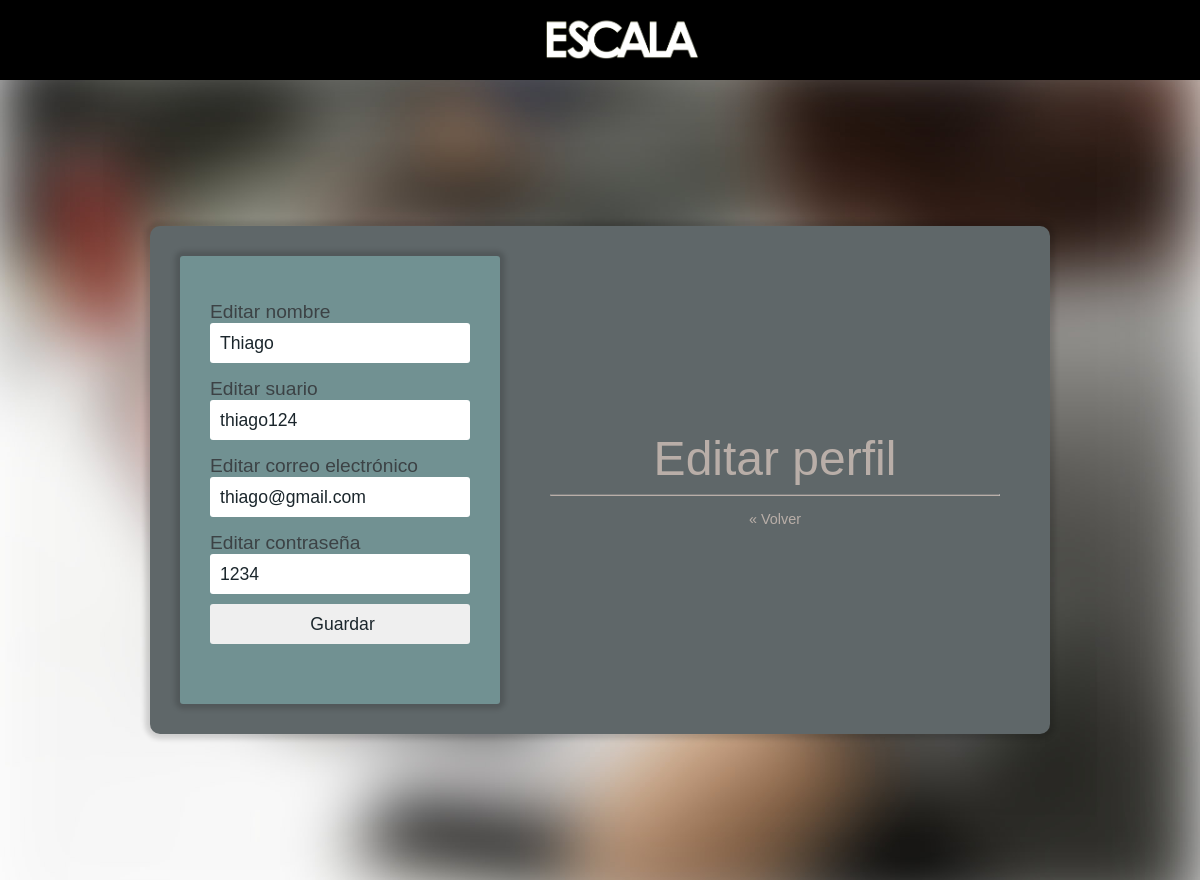
Screenshot of /perfil.php (signed in) with the database file from the repository.
### tables this page shows
CREATE TABLE `usuarios` (
  `idUsuario` int(11) NOT NULL,
  `nombreDeUsuario` varchar(20) DEFAULT NULL,
  `nombre` varchar(20) DEFAULT NULL,
  `apellido` varchar(20) DEFAULT NULL,
  `correoElectronico` varchar(30) DEFAULT NULL,
  `dni` varchar(8) DEFAULT NULL,
  `domicilio` varchar(30) DEFAULT NULL,
  `idLocalidad` int(11) DEFAULT NULL,
  `telefono` int(11) DEFAULT NULL,
  `idRol` int(11) DEFAULT NULL,
  `contraseña` varchar(20) DEFAULT NULL
);

### perfil.php (the view, shortened to what this page needs)
<!doctype html>
<html lang="es">
<head>
    <link rel="stylesheet" href="login.css">
</head>
<body>
    <div class="encabezado">
        <center> <img class="img" src="Assets/Imágenes/logo.png" alt=""></center>
    </div>
    <div id="contenedor">
        <div id="contenedorcentrado">
            <div id="login">
                <?php
                include 'Conexion.php';
                $usuario = $_SESSION['usuario'];
                $sql = "SELECT nombreDeUsuario, nombre, correoElectronico, contraseña FROM usuarios where nombredeusuario='$usuario'";
                $result = mysqli_query($conn, $sql);
                while ($mostrar = mysqli_fetch_array($result)) { ?>
                    <form id="loginform" method="POST" action="perfil.PHP">
                        <label for="nombre">Editar nombre</label>
                        <input id="nombre" type="text" name="nombre" value="<?php echo $mostrar['nombre'] ?>">
                        <label for="nombreDeUsuario">Editar suario</label>
                        <input id="nombreDeUsuario" type="text" name="nombreDeUsuario" value="<?php echo $mostrar['nombreDeUsuario'] ?>">
                        <label for="correoElectronico">Editar correo electrónico</label>
                        <input id="correoElectronico" type="text" name="correoElectronico" value="<?php echo $mostrar['correoElectronico'] ?>">
                        <label for="contraseña">Editar contraseña</label>
                        <input id="contraseña" type="text" name="contraseña" value="<?php echo $mostrar['contraseña'] ?>">
                    <?php } ?>
                    <input type="submit" title="guardar" name="guardar" value="Guardar">
                    </form>
            </div>
            <div id="derecho">
                <div class="titulo">
                    Editar perfil
                </div>
                <hr>
                <div class="pie-form">
                    <a href="index.php">« Volver</a>
                </div>
            </div>
        </div>
    </div>
</body>
</html>

### login.css (style rules this page uses)
body { font-family: 'Overpass', sans-serif; font-weight: normal; font-size: 100%; color: #1b262c; margin: 0; background-color: #5f6769; }
.encabezado { background-color: black; width: 100%; height: 80px; z-index: 1; position: relative; margin: 0 auto; }
.img { height: 50px; width: auto; z-index: 2; margin: 0 auto; margin-left: 45px !important; margin-top: 12px; position: relative; }
#contenedor { display: flex; align-items: center; justify-content: center; margin: 0; padding: 0; min-width: 100vw; min-height: 100vh; width: 100%; height: 100%; background-image: url(fondo_difuminado_login.jpg); background-position: center; background-size: cover; }
#contenedorcentrado { display: flex; align-items: center; justify-content: center; flex-direction:row; min-width: 380px; max-width: 900px; width: 90%; background-color: #5f6769; border-radius: 10px 10px 10px 10px; -moz-border-radius: 10px 10px 10px 10px; -webkit-border-radius: 10px 10px 10px 10px; -webkit-box-shadow: 0px 0px 5px 5px rgba(0,0,0,0.15); -moz-box-shadow: 0px 0px 5px 5px rgba(0,0,0,0.15); box-shadow: 0px 0px 5px 5px rgba(0,0,0,0.15); padding: 30px; box-sizing: border-box; }
#login { width: 100%; max-width: 320px; min-width: 320px; padding: 30px 30px 50px 30px; background-color: #719192; -webkit-box-shadow: 0px 0px 5px 5px rgba(0,0,0,0.15); -moz-box-shadow: 0px 0px 5px 5px rgba(0,0,0,0.15); box-shadow: 0px 0px 5px 5px rgba(0,0,0,0.15); border-radius: 3px 3px 3px 3px; -moz-border-radius: 3px 3px 3px 3px; -webkit-border-radius: 3px 3px 3px 3px; box-sizing: border-box; opacity: 1; filter: alpha(opacity=1); }
#login label { display: block; font-family: 'Overpass', sans-serif; font-size: 120%; color:#3c4245; margin-top: 15px; }
#login input { font-family: 'Overpass', sans-serif; font-size: 110%; color: #1b262c; display: block; width: 100%; height: 40px; margin-bottom: 10px; padding: 5px 5px 5px 10px; box-sizing: border-box; border: none; border-radius: 3px 3px 3px 3px; -moz-border-radius: 3px 3px 3px 3px; -webkit-border-radius: 3px 3px 3px 3px; }
#login input::placeholder { font-family: 'Overpass', sans-serif; color: #E4E4E4; }
#derecho { text-align: center; width: 100%; opacity: 0.70; filter: alpha(opacity=70); padding:20px 20px 20px 50px; box-sizing: border-box; }
.titulo { font-size: 300%; color:#dfcdc3; }
hr { border-top: 1px solid #8c8b8b; border-bottom: 1px solid #dfcdc3; }
.pie-form { font-size: 90%; text-align: center; margin-top: 15px; }
.pie-form a { display: block; text-decoration: none; color: #dfcdc3; margin-bottom: 3px; }

### rows the page displays
usuarios: nombre "Thiago", nombreDeUsuario "thiago124", correoElectronico "thiago@gmail.com", contraseña "1234"
